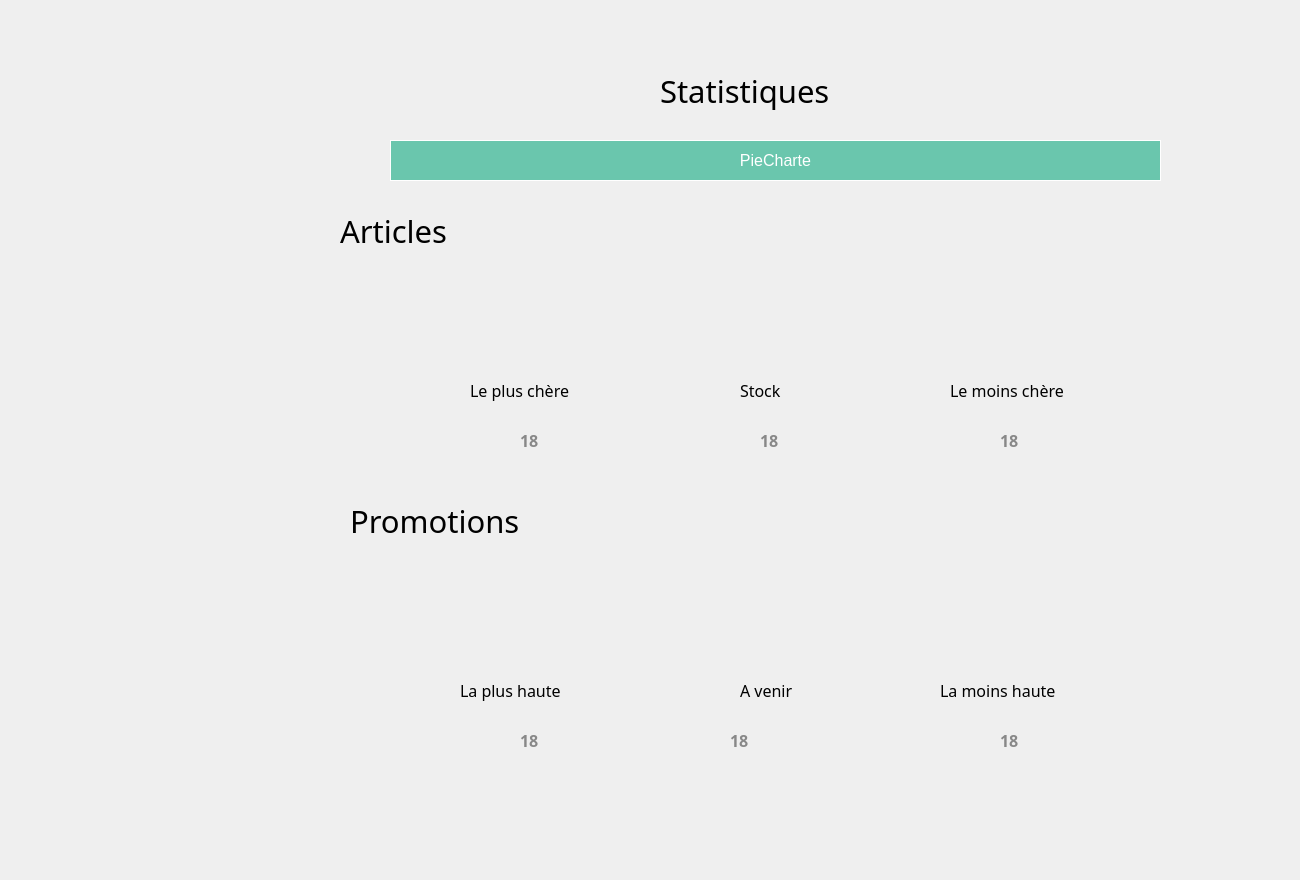
    <widget class="QWidget" name="page_9">
     <widget class="QLabel" name="a1">
      <property name="geometry">
       <rect>
        <x>520</x>
        <y>430</y>
        <width>31</width>
        <height>21</height>
       </rect>
      </property>
      <property name="font">
       <font>
        <family>Myriad Pro</family>
        <pointsize>12</pointsize>
        <weight>75</weight>
        <bold>true</bold>
       </font>
      </property>
      <property name="styleSheet">
       <string notr="true">
color: rgb(136, 136, 136);</string>
      </property>
      <property name="text">
       <string>18</string>
      </property>
     </widget>
     <widget class="QLabel" name="a2">
      <property name="geometry">
       <rect>
        <x>760</x>
        <y>430</y>
        <width>31</width>
        <height>21</height>
       </rect>
      </property>
      <property name="font">
       <font>
        <family>Myriad Pro</family>
        <pointsize>12</pointsize>
        <weight>75</weight>
        <bold>true</bold>
       </font>
      </property>
      <property name="styleSheet">
       <string notr="true">
color: rgb(136, 136, 136);</string>
      </property>
      <property name="text">
       <string>18</string>
      </property>
     </widget>
     <widget class="QLabel" name="a3">
      <property name="geometry">
       <rect>
        <x>1000</x>
        <y>430</y>
        <width>31</width>
        <height>21</height>
       </rect>
      </property>
      <property name="font">
       <font>
        <family>Myriad Pro</family>
        <pointsize>12</pointsize>
        <weight>75</weight>
        <bold>true</bold>
       </font>
      </property>
      <property name="styleSheet">
       <string notr="true">
color: rgb(136, 136, 136);</string>
      </property>
      <property name="text">
       <string>18</string>
      </property>
     </widget>
     <widget class="QLabel" name="p1">
      <property name="geometry">
       <rect>
        <x>520</x>
        <y>730</y>
        <width>31</width>
        <height>21</height>
       </rect>
      </property>
      <property name="font">
       <font>
        <family>Myriad Pro</family>
        <pointsize>12</pointsize>
        <weight>75</weight>
        <bold>true</bold>
       </font>
      </property>
      <property name="styleSheet">
       <string notr="true">
color: rgb(136, 136, 136);</string>
      </property>
      <property name="text">
       <string>18</string>
      </property>
     </widget>
     <widget class="QLabel" name="p2">
      <property name="geometry">
       <rect>
        <x>730</x>
        <y>730</y>
        <width>181</width>
        <height>21</height>
       </rect>
      </property>
      <property name="font">
       <font>
        <family>Myriad Pro</family>
        <pointsize>12</pointsize>
        <weight>75</weight>
        <bold>true</bold>
       </font>
      </property>
      <property name="styleSheet">
       <string notr="true">
color: rgb(136, 136, 136);</string>
      </property>
      <property name="text">
       <string>18</string>
      </property>
     </widget>
     <widget class="QLabel" name="p3">
      <property name="geometry">
       <rect>
        <x>1000</x>
        <y>730</y>
        <width>31</width>
        <height>21</height>
       </rect>
      </property>
      <property name="font">
       <font>
        <family>Myriad Pro</family>
        <pointsize>12</pointsize>
        <weight>75</weight>
        <bold>true</bold>
       </font>
      </property>
      <property name="styleSheet">
       <string notr="true">
color: rgb(136, 136, 136);</string>
      </property>
      <property name="text">
       <string>18</string>
      </property>
     </widget>
     <widget class="QPushButton" name="piechart">
      <property name="geometry">
       <rect>
        <x>390</x>
        <y>140</y>
        <width>771</width>
        <height>41</height>
       </rect>
      </property>
      <property name="styleSheet">
       <string notr="true">QPushButton{
line-height: 1;
    color: #ffffff;
    background-color: #6ac6ad;
    background-clip: padding-box;
	border: 1px solid #ffffff;
    font-weight: 400;
	font-size: 16px;
    padding: 0.875rem 1.375rem;
}
QPushButton:hover{
	border: 1px solid #f75454;
 color: #f75454;
    background-color: #ffffff;

}
</string>
      </property>
      <property name="text">
       <string>PieCharte</string>
      </property>
      <property name="flat">
       <bool>true</bool>
      </property>
     </widget>
     <widget class="QLabel" name="label_10">
      <property name="geometry">
       <rect>
        <x>0</x>
        <y>-30</y>
        <width>1291</width>
        <height>871</height>
       </rect>
      </property>
      <property name="text">
       <string/>
      </property>
      <property name="pixmap">
       <pixmap>../../Desktop/anglais/projet c++ design/bg2.png</pixmap>
      </property>
      <property name="scaledContents">
       <bool>true</bool>
      </property>
     </widget>
     <widget class="QLabel" name="label_378">
      <property name="geometry">
       <rect>
        <x>660</x>
        <y>50</y>
        <width>301</width>
        <height>81</height>
       </rect>
      </property>
      <property name="font">
       <font>
        <family>Montserrat Alternates</family>
        <pointsize>23</pointsize>
       </font>
      </property>
      <property name="text">
       <string>Statistiques</string>
      </property>
     </widget>
     <widget class="QPushButton" name="pushButton_stock_6">
      <property name="geometry">
       <rect>
        <x>50</x>
        <y>270</y>
        <width>211</width>
        <height>61</height>
       </rect>
      </property>
      <property name="styleSheet">
       <string notr="true">QPushButton {
	font-weight: 500;
	text-align: center;
    vertical-align: middle;
	background-color: transparent;
	padding: 5px 15px 15px 20px;
    color: #fff;
	font-size: 11px;
	border : 0;
	border-right: 3px solid transparent;
 	background-position: center top;
    background-repeat: no-repeat;
    background-origin: content;
    background-image: url(&quot;C:/Users/hp/Desktop/anglais/projet c++ design/pie1.png&quot;);
}

QPushButton:hover {
	color: #ffffff;
	font-weight: 500;
	background-image: url(&quot;C:/Users/hp/Desktop/anglais/projet c++ design/pie2.png&quot;);
}</string>
      </property>
      <property name="text">
       <string/>
      </property>
      <property name="flat">
       <bool>true</bool>
      </property>
     </widget>
     <widget class="QPushButton" name="pushButton_124">
      <property name="geometry">
       <rect>
        <x>10</x>
        <y>700</y>
        <width>121</width>
        <height>61</height>
       </rect>
      </property>
      <property name="styleSheet">
       <string notr="true">QPushButton {
	font-weight: 500;
	text-align: center;
    vertical-align: middle;
	background-color: transparent;
	padding: 5px 15px 15px 20px;
    color: #fff;
	font-size: 11px;
	border : 0;
	border-right: 3px solid transparent;
 	background-position: center top;
    background-repeat: no-repeat;
    background-origin: content;
    background-image: url(&quot;C:/Users/hp/Desktop/anglais/projet c++ design/return1.png&quot;);
}

QPushButton:hover {
	color: #ffffff;
	font-weight: 500;
	background-image: url(&quot;C:/Users/hp/Desktop/anglais/projet c++ design/return2.png&quot;);
}</string>
      </property>
      <property name="text">
       <string/>
      </property>
     </widget>
     <widget class="QPushButton" name="pushButton_125">
      <property name="geometry">
       <rect>
        <x>110</x>
        <y>370</y>
        <width>91</width>
        <height>61</height>
       </rect>
      </property>
      <property name="styleSheet">
       <string notr="true">QPushButton {
	font-weight: 500;
	text-align: center;
    vertical-align: middle;
	background-color: transparent;
	padding: 5px 15px 15px 20px;
    color: #fff;
	font-size: 11px;
	border : 0;
	border-right: 3px solid transparent;
 	background-position: center top;
    background-repeat: no-repeat;
    background-origin: content;
    background-image: url(&quot;C:/Users/hp/Desktop/anglais/projet c++ design/gestion1.png&quot;);
}

QPushButton:hover {
	color: #ffffff;
	font-weight: 500;
	background-image: url(&quot;C:/Users/hp/Desktop/anglais/projet c++ design/gestion2.png&quot;);
}</string>
      </property>
      <property name="text">
       <string/>
      </property>
     </widget>
     <widget class="QLabel" name="label_11">
      <property name="geometry">
       <rect>
        <x>490</x>
        <y>580</y>
        <width>81</width>
        <height>81</height>
       </rect>
      </property>
      <property name="text">
       <string/>
      </property>
      <property name="pixmap">
       <pixmap>../../Downloads/graph (3).png</pixmap>
      </property>
      <property name="scaledContents">
       <bool>true</bool>
      </property>
     </widget>
     <widget class="QLabel" name="label_12">
      <property name="geometry">
       <rect>
        <x>500</x>
        <y>290</y>
        <width>71</width>
        <height>71</height>
       </rect>
      </property>
      <property name="text">
       <string/>
      </property>
      <property name="pixmap">
       <pixmap>../../Downloads/bar-chart.png</pixmap>
      </property>
      <property name="scaledContents">
       <bool>true</bool>
      </property>
     </widget>
     <widget class="QLabel" name="label_24">
      <property name="geometry">
       <rect>
        <x>970</x>
        <y>580</y>
        <width>81</width>
        <height>81</height>
       </rect>
      </property>
      <property name="text">
       <string/>
      </property>
      <property name="pixmap">
       <pixmap>../../Downloads/graph (4).png</pixmap>
      </property>
      <property name="scaledContents">
       <bool>true</bool>
      </property>
     </widget>
     <widget class="QLabel" name="label_25">
      <property name="geometry">
       <rect>
        <x>970</x>
        <y>280</y>
        <width>81</width>
        <height>81</height>
       </rect>
      </property>
      <property name="text">
       <string/>
      </property>
      <property name="pixmap">
       <pixmap>../../Downloads/bar-chart (1).png</pixmap>
      </property>
      <property name="scaledContents">
       <bool>true</bool>
      </property>
     </widget>
     <widget class="QLabel" name="label_26">
      <property name="geometry">
       <rect>
        <x>730</x>
        <y>280</y>
        <width>81</width>
        <height>81</height>
       </rect>
      </property>
      <property name="text">
       <string/>
      </property>
      <property name="pixmap">
       <pixmap>../../Downloads/product.png</pixmap>
      </property>
      <property name="scaledContents">
       <bool>true</bool>
      </property>
     </widget>
     <widget class="QLabel" name="label_379">
      <property name="geometry">
       <rect>
        <x>340</x>
        <y>190</y>
        <width>301</width>
        <height>81</height>
       </rect>
      </property>
      <property name="font">
       <font>
        <family>Montserrat Alternates</family>
        <pointsize>23</pointsize>
       </font>
      </property>
      <property name="text">
       <string>Articles </string>
      </property>
     </widget>
     <widget class="QLabel" name="label_380">
      <property name="geometry">
       <rect>
        <x>350</x>
        <y>480</y>
        <width>301</width>
        <height>81</height>
       </rect>
      </property>
      <property name="font">
       <font>
        <family>Montserrat Alternates</family>
        <pointsize>23</pointsize>
       </font>
      </property>
      <property name="text">
       <string>Promotions</string>
      </property>
     </widget>
     <widget class="QLabel" name="label_27">
      <property name="geometry">
       <rect>
        <x>730</x>
        <y>570</y>
        <width>81</width>
        <height>91</height>
       </rect>
      </property>
      <property name="text">
       <string/>
      </property>
      <property name="pixmap">
       <pixmap>../../Downloads/bb.png</pixmap>
      </property>
      <property name="scaledContents">
       <bool>true</bool>
      </property>
     </widget>
     <widget class="QLabel" name="label_381">
      <property name="geometry">
       <rect>
        <x>470</x>
        <y>350</y>
        <width>301</width>
        <height>81</height>
       </rect>
      </property>
      <property name="font">
       <font>
        <family>Montserrat Alternates Light</family>
        <pointsize>12</pointsize>
       </font>
      </property>
      <property name="text">
       <string>Le plus chère</string>
      </property>
     </widget>
     <widget class="QLabel" name="label_382">
      <property name="geometry">
       <rect>
        <x>950</x>
        <y>350</y>
        <width>301</width>
        <height>81</height>
       </rect>
      </property>
      <property name="font">
       <font>
        <family>Montserrat Alternates Light</family>
        <pointsize>12</pointsize>
       </font>
      </property>
      <property name="text">
       <string>Le moins chère</string>
      </property>
     </widget>
     <widget class="QLabel" name="label_383">
      <property name="geometry">
       <rect>
        <x>740</x>
        <y>350</y>
        <width>301</width>
        <height>81</height>
       </rect>
      </property>
      <property name="font">
       <font>
        <family>Montserrat Alternates Light</family>
        <pointsize>12</pointsize>
       </font>
      </property>
      <property name="text">
       <string>Stock</string>
      </property>
     </widget>
     <widget class="QLabel" name="label_384">
      <property name="geometry">
       <rect>
        <x>460</x>
        <y>650</y>
        <width>301</width>
        <height>81</height>
       </rect>
      </property>
      <property name="font">
       <font>
        <family>Montserrat Alternates Light</family>
        <pointsize>12</pointsize>
       </font>
      </property>
      <property name="text">
       <string>La plus haute</string>
      </property>
     </widget>
     <widget class="QLabel" name="label_385">
      <property name="geometry">
       <rect>
        <x>940</x>
        <y>650</y>
        <width>301</width>
        <height>81</height>
       </rect>
      </property>
      <property name="font">
       <font>
        <family>Montserrat Alternates Light</family>
        <pointsize>12</pointsize>
       </font>
      </property>
      <property name="text">
       <string>La moins haute</string>
      </property>
     </widget>
     <widget class="QLabel" name="label_386">
      <property name="geometry">
       <rect>
        <x>740</x>
        <y>650</y>
        <width>301</width>
        <height>81</height>
       </rect>
      </property>
      <property name="font">
       <font>
        <family>Montserrat Alternates Light</family>
        <pointsize>12</pointsize>
       </font>
      </property>
      <property name="text">
       <string>A venir</string>
      </property>
     </widget>
     <zorder>label_10</zorder>
     <zorder>a1</zorder>
     <zorder>a2</zorder>
     <zorder>a3</zorder>
     <zorder>p1</zorder>
     <zorder>p2</zorder>
     <zorder>p3</zorder>
     <zorder>piechart</zorder>
     <zorder>label_378</zorder>
     <zorder>pushButton_stock_6</zorder>
     <zorder>pushButton_124</zorder>
     <zorder>pushButton_125</zorder>
     <zorder>label_11</zorder>
     <zorder>label_12</zorder>
     <zorder>label_24</zorder>
     <zorder>label_25</zorder>
     <zorder>label_26</zorder>
     <zorder>label_379</zorder>
     <zorder>label_380</zorder>
     <zorder>label_27</zorder>
     <zorder>label_381</zorder>
     <zorder>label_382</zorder>
     <zorder>label_383</zorder>
     <zorder>label_384</zorder>
     <zorder>label_385</zorder>
     <zorder>label_386</zorder>
    </widget>
